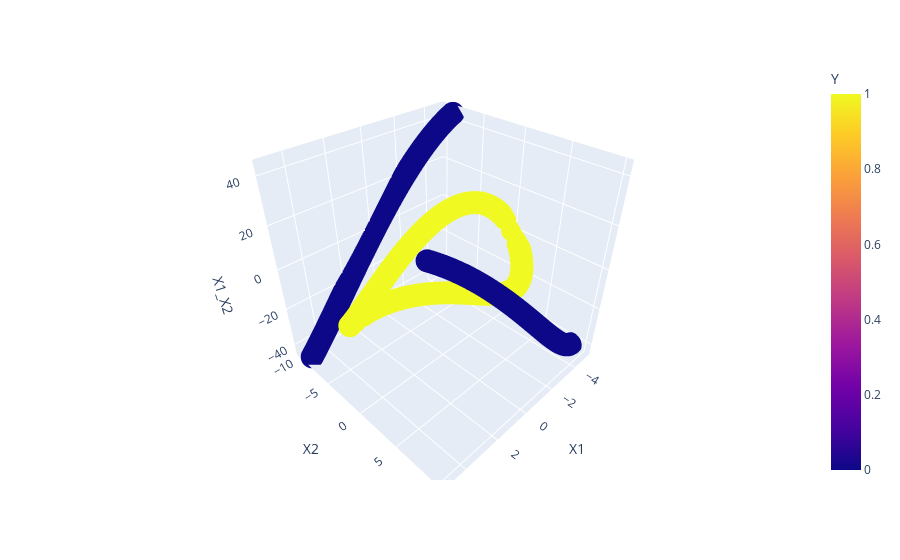

Notebook cell for this chart:
### Code cell
import plotly.express as px

df['X1_X2'] = df['X1'] * df['X2']

fig = px.scatter_3d(
    df,
    x='X1',
    y='X2',
    z='X1_X2',
    color='Y'
)

fig.show()

### Figure 1 — Plotly figure (JSON) as saved in the notebook; plotly's stock layout.template omitted (floating-point values rounded to 4 significant figures; data arrays with more than 128 entries replaced by an {"elided": "..."} marker saying what was removed)
{"data": [{"hovertemplate": "X1=%{x}<br>X2=%{y}<br>X1_X2=%{z}<br>Y=%{marker.color}<extra></extra>", "legendgroup": "", "marker": {"color": {"elided": "400 int values"}, "coloraxis": "coloraxis", "symbol": "circle"}, "mode": "markers", "name": "", "scene": "scene", "showlegend": false, "type": "scatter3d", "x": {"elided": "400 float values"}, "y": {"elided": "400 float values"}, "z": {"elided": "400 float values"}}], "layout": {"coloraxis": {"colorbar": {"title": {"text": "Y"}}, "colorscale": [[0, "#0d0887"], [0.1111, "#46039f"], [0.2222, "#7201a8"], [0.3333, "#9c179e"], [0.4444, "#bd3786"], [0.5556, "#d8576b"], [0.6667, "#ed7953"], [0.7778, "#fb9f3a"], [0.8889, "#fdca26"], [1, "#f0f921"]]}, "legend": {"tracegroupgap": 0}, "margin": {"t": 60}, "scene": {"domain": {"x": [0, 1], "y": [0, 1]}, "xaxis": {"title": {"text": "X1"}}, "yaxis": {"title": {"text": "X2"}}, "zaxis": {"title": {"text": "X1_X2"}}}}}
